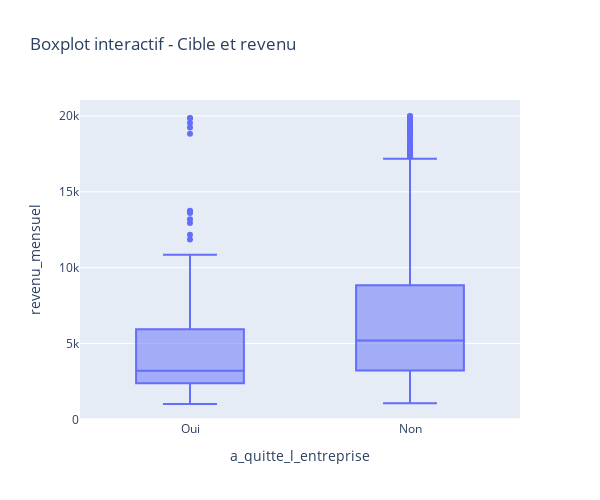

The code cell stored with this chart in its notebook:
### Markdown cell above
#### Relation entre la cible et le revenu mensuel

### Code cell
fig6 = px.box(
        donnees_rh,
        x='a_quitte_l_entreprise',
        y='revenu_mensuel',
        title=f"Boxplot interactif - Cible et revenu",
        hover_data = "id_employee"
     
    )
fig6.update_layout(height=500, width=600)
fig6.show()
pio.write_image(fig6, "../Graph/graph_etape_1/Boxplot_cible_revenu_mensuel.png")

### Figure 1 — Plotly figure (JSON) as saved in the notebook; plotly's stock layout.template omitted (floating-point values rounded to 4 significant figures; data arrays with more than 128 entries replaced by an {"elided": "..."} marker saying what was removed)
{"data": [{"alignmentgroup": "True", "customdata": {"elided": "1470x1 str values"}, "hovertemplate": "a_quitte_l_entreprise=%{x}<br>revenu_mensuel=%{y}<br>id_employee=%{customdata[0]}<extra></extra>", "legendgroup": "", "marker": {"color": "#636efa"}, "name": "", "notched": false, "offsetgroup": "", "orientation": "v", "showlegend": false, "type": "box", "x": {"elided": "1470 str values"}, "x0": " ", "xaxis": "x", "y": {"elided": "1470 int values"}, "y0": " ", "yaxis": "y"}], "layout": {"boxmode": "group", "height": 500, "legend": {"tracegroupgap": 0}, "title": {"text": "Boxplot interactif - Cible et revenu"}, "width": 600, "xaxis": {"anchor": "y", "domain": [0, 1], "title": {"text": "a_quitte_l_entreprise"}}, "yaxis": {"anchor": "x", "domain": [0, 1], "title": {"text": "revenu_mensuel"}}}}
